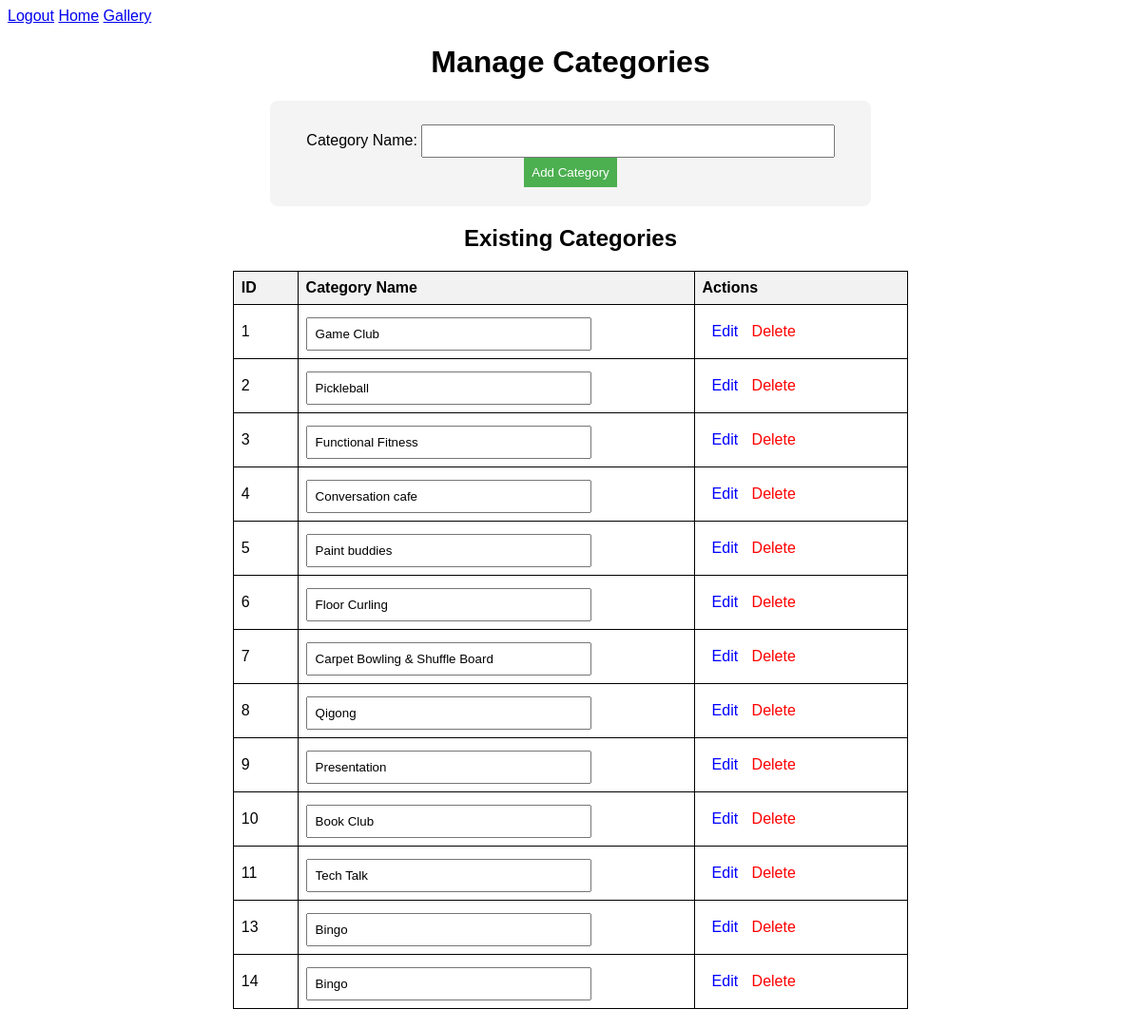
The page /public/manage_categories.php on the database as committed earlier.
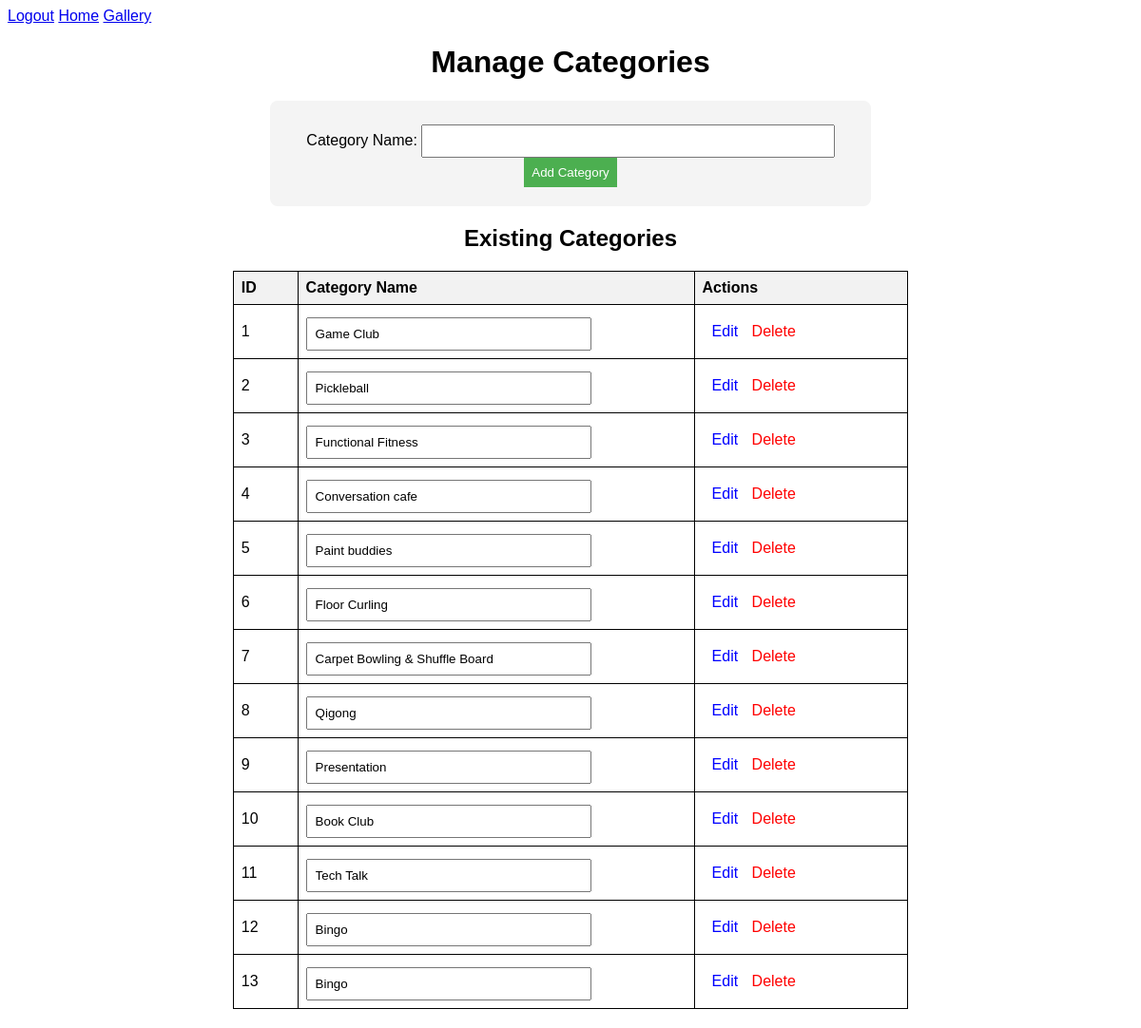
The same page on the database as committed later.
### tables this page shows
CREATE TABLE `categories` (
  `id` int(11) NOT NULL,
  `name` varchar(255) NOT NULL
);

### public/manage_categories.php (the view, shortened to what this page needs)
<?php
$host = "localhost";
$user = "root";
$pass = "";
$db   = "golden_rules_calendar";
$conn = new mysqli($host, $user, $pass, $db);
$categories = $conn->query("SELECT * FROM categories ORDER BY id ASC");
?>
<!DOCTYPE html>
<html lang="en">
<head>
</head>
<body>
<nav>
    <a href="logout.php">Logout</a>
    <a href="home.php">Home</a>
    <a href="gallery.php">Gallery</a>
</nav>
<h1 style="text-align: center;">Manage Categories</h1>
<div class="form-container">
    <form method="POST">
        <label>Category Name:</label>
        <input type="text" name="category_name" required>
        <button type="submit" name="add_category">Add Category</button>
    </form>
</div>
<h2 style="text-align: center;">Existing Categories</h2>
<table>
    <tr>
        <th>ID</th>
        <th>Category Name</th>
        <th>Actions</th>
    </tr>
    <?php while ($row = $categories->fetch_assoc()): ?>
    <tr>
        <td><?= $row['id'] ?></td>
        <td><input type="text" value="<?= htmlspecialchars($row['name']) ?>" readonly></td>
        <td>
            <a href="edit_category.php?id=<?= $row['id'] ?>" class="edit-btn">Edit</a>
            <a href="?delete=<?= $row['id'] ?>" class="delete-btn">Delete</a>
        </td>
    </tr>
    <?php endwhile; ?>
</table>
</body>
</html>

Rows that differ between the two databases and show on the page:
removed categories: id "14", name "Bingo"
added categories: id "12", name "Bingo"
